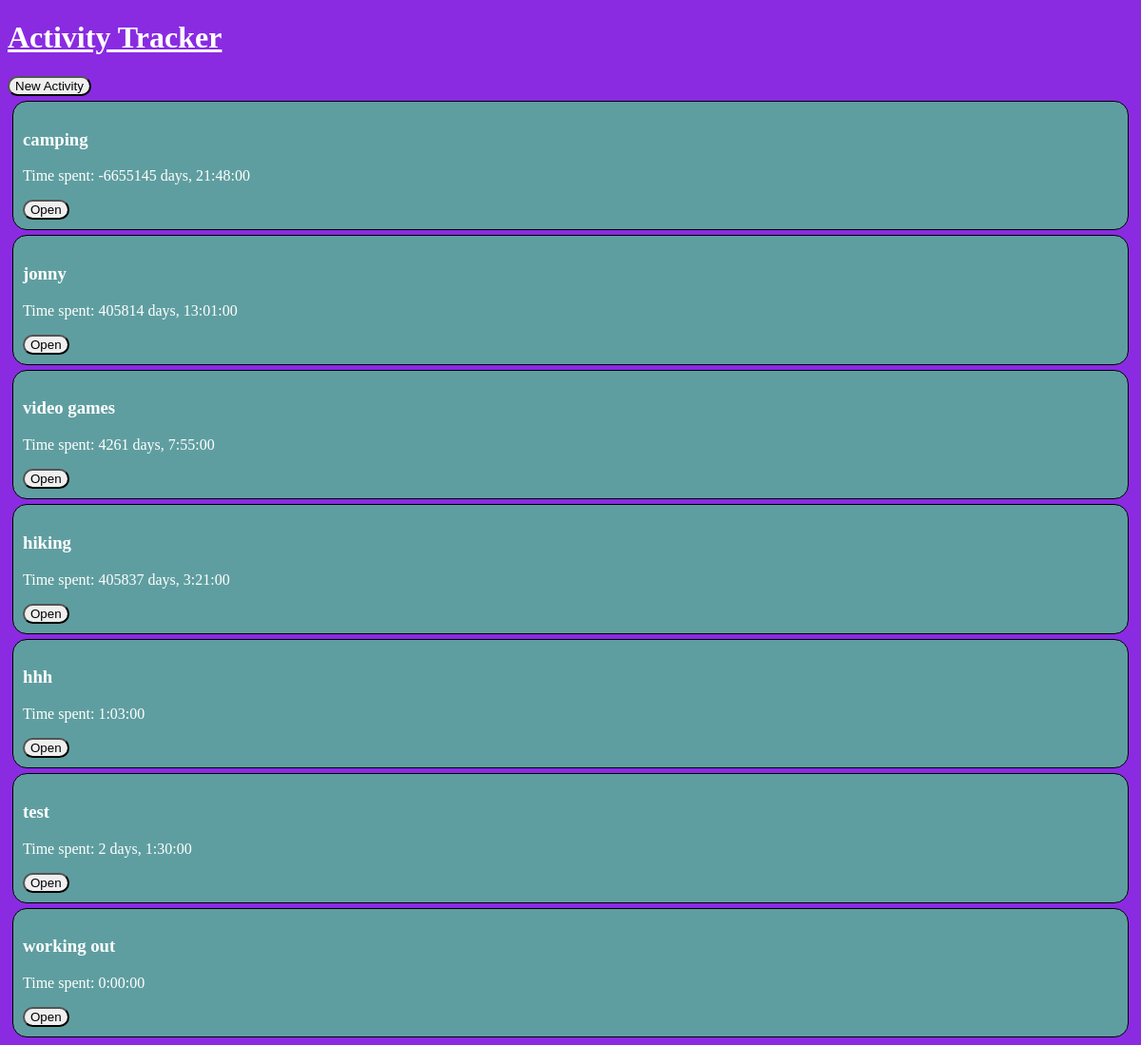
The page / on the database its author committed.
### core/models.py (models this page shows, shortened)
class Activity(models.Model):
    name=models.TextField()
    def time_spent(self):
        delta = timedelta()
        for timelog in self.timelog_set.all():
            delta += (timelog.end_time - timelog.start_time)
        return str(delta)

class TimeLog(models.Model):
    start_time = models.DateTimeField()
    end_time = models.DateTimeField()
    activity=models.ForeignKey("Activity",on_delete=models.CASCADE, null=True)

### core/views.py (the view)
# urls.py: path('',view=views.index),
def index(req):
    activities=Activity.objects.all()
    return render(req,'core/index.html',{"activities":activities,"title":"Activity Tracker"})

### core/templates/core/index.html (shortened to what this page needs)
{% extends "core/generic.html" %}
{% block content %}
<form action="new-activity/" method="post">
    <button>New Activity</button>
</form>
{% for activity in activities%}
<div class="activityBox">
    <h3>{{activity.name}}</h3>
    <p>Time spent: {{activity.time_spent}}</p>
    <form action="activity/{{activity.id}}/" method="post">
        <button>Open</button>
    </form>
</div>
{% endfor %}
{% endblock %}

### core/templates/core/generic.html (shortened to what this page needs)
{% load static %}
<!DOCTYPE html>
<html lang="en">
<head>
    <link rel="stylesheet" href="{% static 'core/styles.css' %}">
</head>
<body>
    <h1><a href="/">Activity Tracker</a></h1>
    {% block content %}{% endblock %}
</body>
</html>

### core/static/core/styles.css (style rules this page uses)
body { background-color: blueviolet; color: white; }
a { color: white; }
.activityBox { background-color: cadetblue; border: 1px solid black; border-radius: 15px; padding: 10px; margin: 5px; }
button { border-radius: 15px; }

### rows shown on the page
Activity: name "camping", time_spent "-6655145 days, 21:48:00"
Activity: name "jonny", time_spent "405814 days, 13:01:00"
Activity: name "video games", time_spent "4261 days, 7:55:00"
Activity: name "hiking", time_spent "405837 days, 3:21:00"
Activity: name "hhh", time_spent "1:03:00"
Activity: name "test", time_spent "2 days, 1:30:00"
Activity: name "working out", time_spent "0:00:00"
